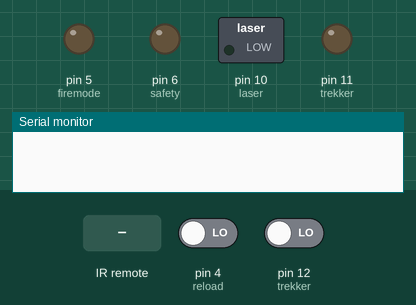
This program was run on a simulated Arduino Uno, built with avr-gcc and run on an emulated ATmega328P. On the bench: switched loads named in the program (green lamp = pin HIGH), output pins drawn as LEDs (lit = HIGH), the last lines printed to the serial monitor. Dashed ring = blinking. Inputs (shaded band) come from the test bench; at power-on: pin 12 (trekker) LOW, pin 4 (reload) LOW.

Above: at 1.2 s.
1.3 s: pin 12 (trekker) driven HIGH
At 1.41 s:
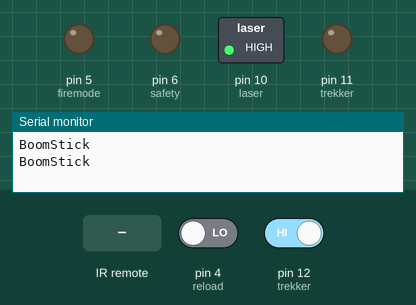
4.3 s: infrared code 0x26BB33CE received
At 9.31 s:
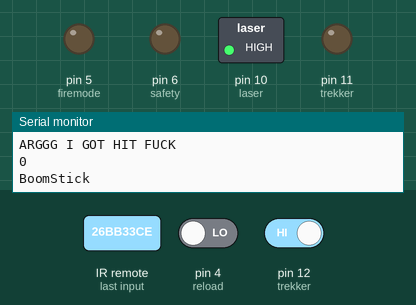
Timing chart, 0 to 11.0 s (numbered marks = the images above; inputs shaded):
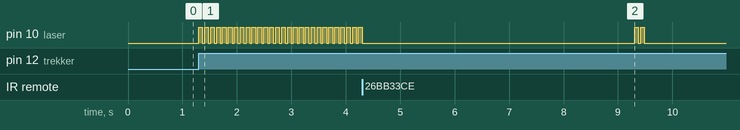

The program:

main.cpp
```cpp
// Libraries
#include <Arduino.h>
#include <IRremote.h>

// 32ints
uint32_t Previous;

// int collection
// Pins
int trekker = 12;
int trekker2 = 11;
int laser = 10; //de emitter zit nu op pin 3 - voor testen is de laser een led maar werkt het zelfde, dus dat is geen probleem
int ontvanger = 7;
int safety = 6; // Can be changed idk just a random pin I chose
int firemode = 5; // If pressed then semi, else auto
int reload = 4;

// Vars
int full = 0;
int safe = 0;
int semi = 0;
int r = 0;
int offtime = 5000;
int d = 0;
int shotDelay = 40; // Delay between shot with full-auto
int clipSize = 30;
int shots = 0;

// ulong = giant number to count
unsigned long timee = 0;
unsigned long dupeTime = 0;
unsigned long e = 0;
unsigned long autoReload = 0;

// Bool(eans) for true false that help with on off and stuff
bool autoM = true; // If we add a switch later to choose between auto and semi
bool onof = false;
bool preventDupe = false;

// Object variables
IRrecv irrecv(ontvanger);
decode_results results;
IRsend irsend;

void setup() {
  Serial.begin(9600);
  irrecv.enableIRIn();
  pinMode(7, INPUT); //ontvanger
  pinMode(10, OUTPUT); //laser
  pinMode(11, OUTPUT); //trekker
  pinMode(12, INPUT); //trekker2
  pinMode(6, OUTPUT); //Safety button
  pinMode(5, OUTPUT); //Semi
  pinMode(4, INPUT); //Reload
}

void loop() {
 if (irrecv.decode(&results)) { //if we have received an IR signal
  if (results.value==0x26BB33CE) {
      results.value=Previous;
      }
  if (onof == false){
        Serial.println("ARGGG I GOT HIT FUCK");
        onof = true;
        timee = millis();
        }

  Serial.println (results.value, HEX); //display HEX results which is very accurate :]
  irrecv.resume(); //next value
 }
  Previous=results.value;
  full = digitalRead(trekker);
  safe = digitalRead(safety);
  semi = digitalRead(firemode);
  r = digitalRead(reload);
  digitalWrite(laser, LOW);
  if (full == HIGH){ // If trigger pulled
    if (safe == LOW){
      if (onof == false){
        if (preventDupe == false){
          if (shots < clipSize){
            digitalWrite(laser, HIGH); // The laser visual indicator
            Serial.println("BoomStick");
            irsend.sendNEC(0xFFA25D, 24);
            irrecv.enableIRIn();
            shots++;
            if (shots == clipSize){
              autoReload = millis();
            }
          }
        }
    }
      } else {
        if (onof == true){
          Serial.println("your down");
        }
      }

  }
  if (shots == clipSize){
    if (millis() - autoReload > offtime){
      shots = 0;
    }
  }
  if (autoM == true){
    if (full == HIGH){
      if (preventDupe == false){
        dupeTime = millis();
        preventDupe = true;
      }
    }
    if (preventDupe == true){
      e = millis() - dupeTime;
      if (e > shotDelay){
          preventDupe = false;
        }
      }
    } else {
        if (full == HIGH){
            preventDupe = true;
          } else {
            if (full == LOW){
              preventDupe = false;
            }
            }
      }
  if (onof == true){
    d = millis() - timee;
      if (d > offtime){
          onof = false;
      }
  }
}
```

Measured:
- after the input at 1.3 s, pin 10 (laser): alternates HIGH for 0.07 s and LOW for 0.04 s, starting at once
